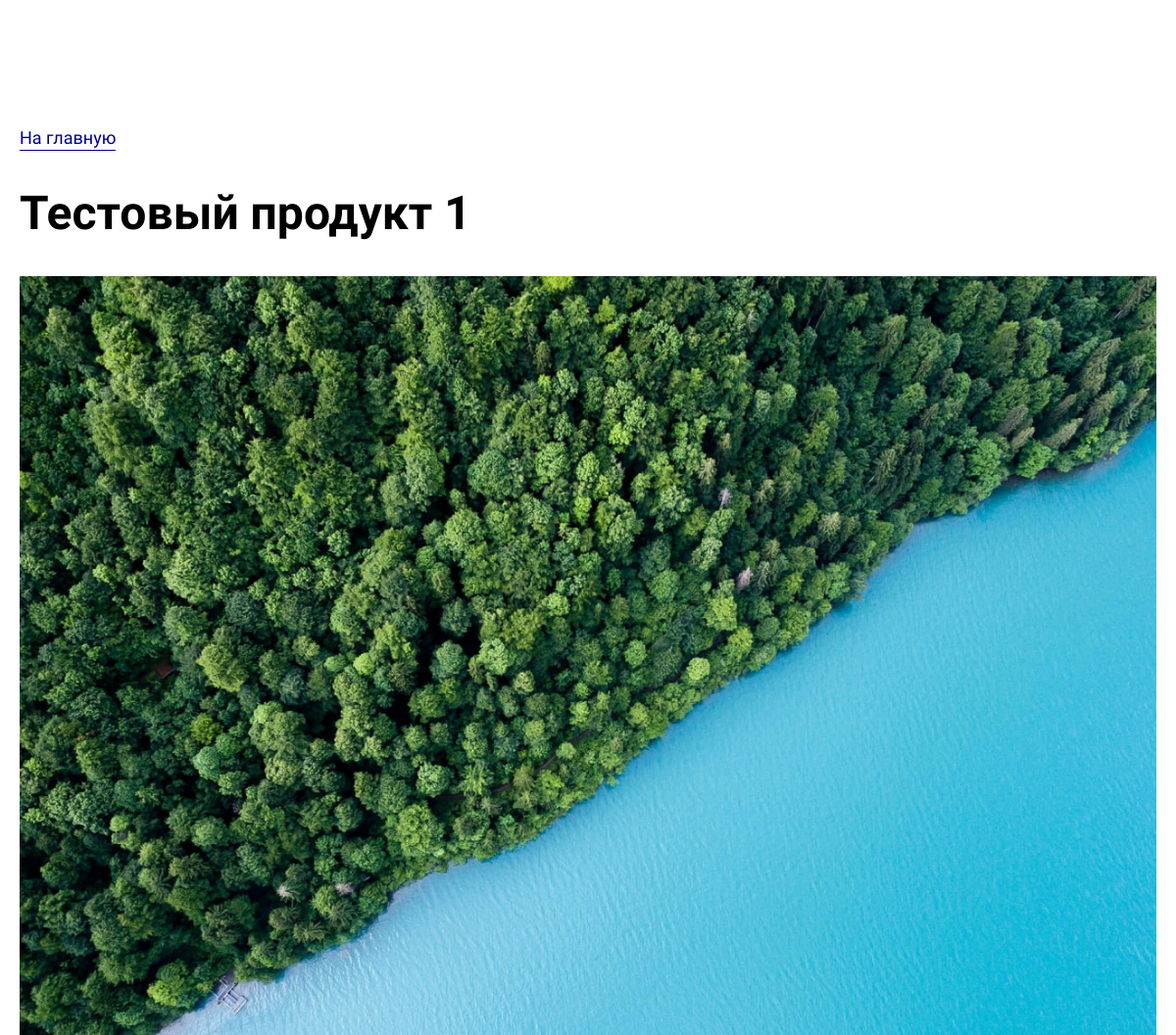
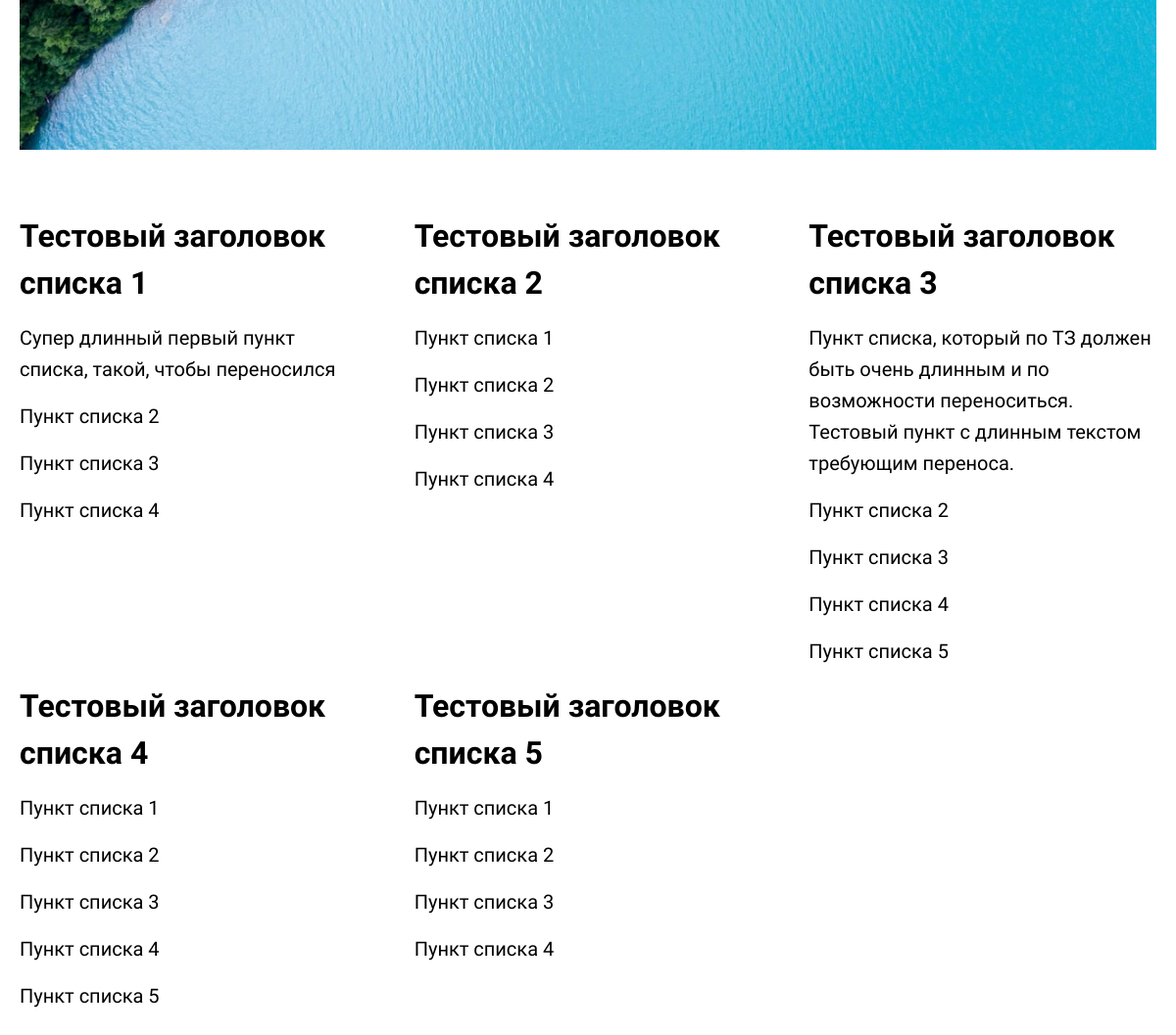
/product/1/, run on the app's committed database (2 pictures, top to bottom).
### product/models.py (models this page shows, shortened)
class Product(models.Model):
    title = models.CharField(max_length=200, verbose_name='заголовок продукта',
                             help_text='заголовок продукта до 200 знаков')
    image = models.ImageField(upload_to='product/', verbose_name='фото продукта',
                              help_text='фото продукта в формате .jpg или .png')
    alt = models.CharField(max_length=200, null=True, verbose_name='alt-текст фото',
                           help_text='alt-текст к фото продукта')
    class Meta:
        verbose_name = 'продукт'
        verbose_name_plural = 'продукты'

class TextList(models.Model):
    title = models.CharField(max_length=250, verbose_name='заголовок списка',
                             help_text='заголовок списка до 250 знаков')
    fk_product = models.ForeignKey(Product, on_delete=models.CASCADE)
    class Meta:
        verbose_name = 'список текста'
        verbose_name_plural = 'списки текста'

class Point(models.Model):
    text = models.CharField(max_length=250, verbose_name='пункт списка', help_text='текст пункта до 250 знаков')
    fk_textlist = models.ForeignKey(TextList, related_name='points', on_delete=models.CASCADE)
    class Meta:
        verbose_name = 'пункт списка'
        verbose_name_plural = 'пункты списка'

### product/views.py (the view)
# urls.py: path('<int:product_id>/', views.product_page, name='product_page'),
def product_page(request, product_id):
    products = Product.objects.get(pk=product_id)
    text_lists = TextList.objects.all().prefetch_related('points')
    points = Point.objects.all()
    product_seo = ProductSeo.objects.last()
    context = {
        'products': products,
        'text_lists': text_lists,
        'points': points,
        'product_seo': product_seo,
    }
    return render(request, 'product.html', context)

### templates/product.html (shortened to what this page needs)
{% load static %}
<!DOCTYPE html>
<html lang="ru">
<head>
	<link rel="stylesheet" href="{% static 'assets/css/style.css' %}">
</head>
<body>
    <div class="wrapper">
        <div class="content">
            <a href="/" class="go-back">На главную</a>
                <h1>{{ products.title }}</h1>
                <img src="{{ products.image.url }}" alt="{{ products.alt }}" class="product-image">
            <div class="product-info">
                {% for text_list in text_lists %}
                    <div class="product-info-item">
                        <h2>{{ text_list.title }}</h2>
                        {% for point in text_list.points.all %}
                        <ul>
                            <li>{{ point.text }}</li>
                        </ul>
                        {% endfor %}
                    </div>
                {% endfor %}
            </div>
        </div>
    </div>
</body>
</html>

### static/assets/css/style.css (style rules this page uses)
* { margin:0;padding:0;line-height:0;outline:0;border:0 }
body,html,input { font-family:Piazzolla,serif;font-weight:400 }
.wrapper { max-width:1280px;margin:128px auto }
.content { padding:0 20px }
h1 { font-size:48px;line-height:64px;font-weight:900;margin-bottom:32px }
h2 { font-size:32px;line-height:48px;font-weight:900;margin-bottom:16px }
.product-image { width:100%;height:auto }
.product-info { margin-top:64px;display:grid;grid-template-columns:1fr 1fr 1fr;gap:0 48px }
.product-info-item ul li { font-size:20px;line-height:32px;list-style:none;margin-bottom:16px }
.go-back { font-size:18px;line-height:25px;color:#00008b;text-decoration:none;border-bottom:1px solid #00008b;display:inline-block;margin-bottom:32px }

### data on the page
Product: title "Тестовый продукт 1", image (picture)
TextList: title "Тестовый заголовок списка 1"
Point: text "Супер длинный первый пункт списка, такой, чтобы переносился"
Point: text "Пункт списка 2"
Point: text "Пункт списка 3"
Point: text "Пункт списка 4"
TextList: title "Тестовый заголовок списка 2"
Point: text "Пункт списка 1"
Point: text "Пункт списка 2"
Point: text "Пункт списка 3"
Point: text "Пункт списка 4"
TextList: title "Тестовый заголовок списка 3"
Point: text "Пункт списка, который по ТЗ должен быть очень длинным и по возможности переноситься. Тестовый пункт с длинным текстом требующим переноса."
Point: text "Пункт списка 2"
Point: text "Пункт списка 3"
Point: text "Пункт списка 4"
Point: text "Пункт списка 5"
TextList: title "Тестовый заголовок списка 4"
Point: text "Пункт списка 1"
Point: text "Пункт списка 2"
Point: text "Пункт списка 3"
Point: text "Пункт списка 4"
Point: text "Пункт списка 5"
TextList: title "Тестовый заголовок списка 5"
Point: text "Пункт списка 1"
Point: text "Пункт списка 2"
Point: text "Пункт списка 3"
Point: text "Пункт списка 4"
